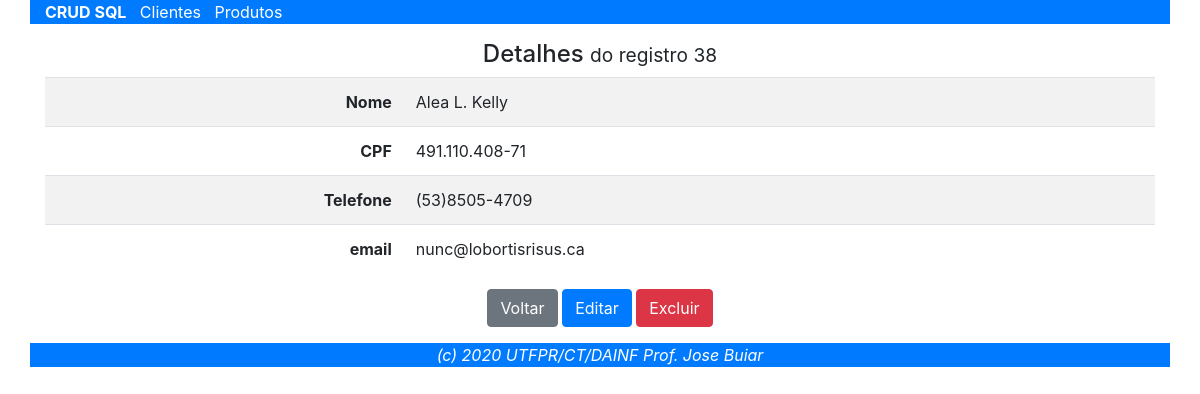
Page /parte-7/index.php?ctl=ClienteController&mtd=buscar&id=38 on the committed database.
### tables this page shows
CREATE TABLE `cliente` (
  `id` int(11) NOT NULL,
  `nome` text NOT NULL,
  `cpf` decimal(11,0) NOT NULL,
  `telefone` decimal(11,0) NOT NULL,
  `email` text NOT NULL
);

### parte-7/ControllerBase.php (called while the page is built, shortened)
<?php
class ControllerBase {
    public function __construct() {
		$this->model = new $this->nomeModel;
	}
	public function chamarView($nomeView, $info=array()) {
		include "{$nomeView}.php";
	}
}

### parte-7/ControllerSql.php (called while the page is built, shortened)
<?php
class ControllerSql extends ControllerBase {
	public $nomeViewDetail='ViewDetalhe';
	public function buscar() {
		$id = $this->obterChave();
		$dados = $this->model->read( $id );
		$this->chamarView(
			$this->nomeViewDetail, array(
				'dados'			=>	$dados,
				'id'			=>	$id,
				'controller'	=>	get_class($this)
		));
	}
	public function obterChave() {
		return $_REQUEST['id'];
	}
}

### parte-7/Conexao.php (called while the page is built, shortened)
<?php
class Conexao
{
    private static $conexao;
    public static function getInstance()
    {
        if (is_null(self::$conexao)) {
            self::$conexao = new \PDO(
				'mysql:host=localhost;port=3306;dbname=csm41',
				'csm41',
				'csm41'
			);
            self::$conexao->setAttribute(
				\PDO::ATTR_ERRMODE,
				\PDO::ERRMODE_EXCEPTION
			);
            self::$conexao->exec('set names utf8');
        }
        return self::$conexao;
    }
}

### parte-7/ModelSql.php (called while the page is built, shortened)
<?php
class ModelSql {
	protected	$tabela		=	null;
	protected	$colunas	=	array( );
	protected	$sort		=	array( );
	protected	$chave		=	null;
	function __construct() {
		$this->conexao = Conexao::getInstance();
	}
	public function read($selecionado=null) {
		$listaColunas = $this->chave .', '.
			implode(", ", $this->colunas);
		$listaWhere = $selecionado ?
			" WHERE $this->chave=".$_REQUEST[$this->chave]
			:  null;
		$listaSort = sizeof($this->sort) > 0 ?
			" ORDER BY ".implode(", ",$this->sort) :
			null;
		$query =
			"SELECT $listaColunas FROM $this->tabela ".
			"$listaWhere$listaSort";
        try {
			$stmt    = $this->conexao->prepare($query);
			$result  = array();
			if ($stmt->execute()) {
				while ($rs = $stmt->fetch()) {
					$result[] = $rs;
				}
			}
		}
		catch(PDOException $e) {
			alert("Erro em SELECT : ".$e->getMessage());
		}
		return $result[0];
	}
}

### parte-7/ClienteViewDetalhe.php (the view, shortened to what this page needs)
<div class='container text-center'>
<div class='row'>
<div class='col-12'>
<h4>Detalhes <small> do registro <?php print $id; ?></small></h4>
<table  class='table table-striped'>
<tr>
<th class='text-right'>Nome</th><td class='text-left'><?php print $dados['nome']; ?></td>
</tr>
<tr>
<th class='text-right'>CPF</th><td class='text-left'><?php
if (isset($dados['cpf'])) {
	$cpf=preg_replace("/(\d{3})(\d{3})(\d{3})(\d{2})/", "\$1.\$2.\$3-\$4", $dados['cpf']);
	print $cpf;
}
6?></td>
</tr>
<tr>
<th class='text-right'>Telefone</th><td class='text-left'><?php
if (isset($dados['telefone'])) {
	$telefone=preg_replace("/\D/","",$dados['telefone']);
	$telefone=preg_replace("/(\d{2})(\d+)(\d{4})$/", "($1)$2-$3", $telefone);
	print $telefone;
}
?></td>
</tr>
<tr>
<th class='text-right'>email</th><td class='text-left'><?php print $dados['email']; ?></td>
</tr>
</table>
<a class='btn btn-secondary' href='?'>Voltar</a>
<a class='btn btn-primary' href='?ctl=<?php print $controller; ?>&mtd=editar&id=<?php print $id; ?>'>Editar</a>
<a class='btn btn-danger' href='?ctl=<?php print $controller; ?>&mtd=excluir&id=<?php print $id; ?>' onClick='return confirm("Confirma a Exclusão ?")'>Excluir</a>
</div>
</div>
</div>

### rows in the picture
cliente: nome "Alea L. Kelly", cpf "491.110.408-71", telefone "(53)8505-4709", email "nunc@lobortisrisus.ca"

### other values in the picture
$id "38"
